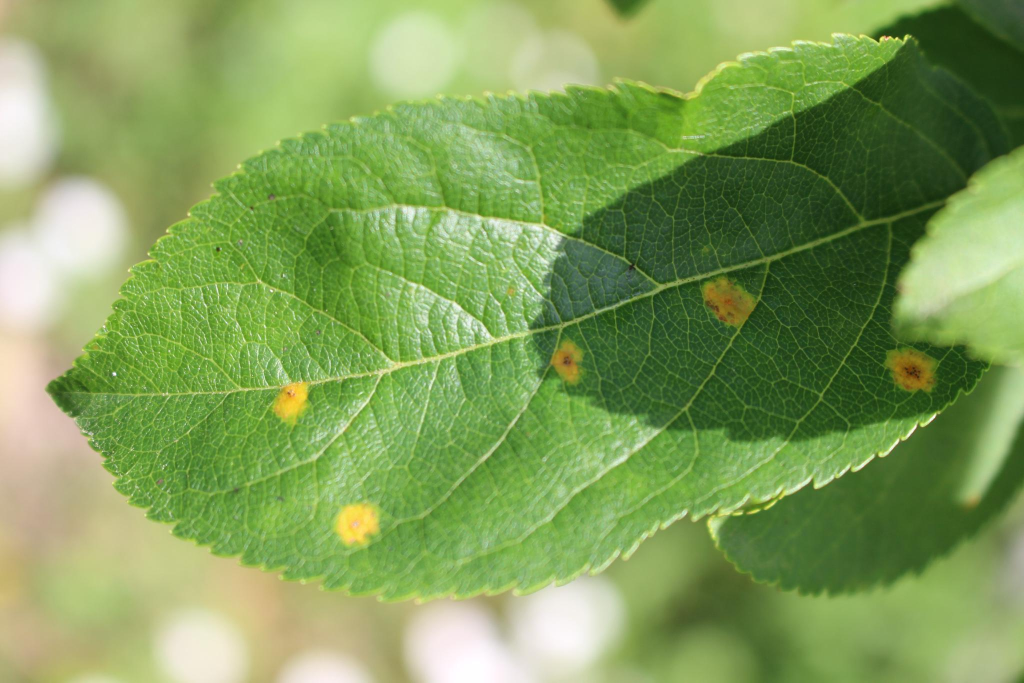
#> input picture Introducao a Visao Computacional/9. Segmentacao de Objetos/imagemTeste.jpg, 2048 x 1365 px (shown at 1/2 size)
$ python binarizacao_otsu.py
#> lines starting #> are read from the running program, lines starting #| are printed output that depends on the picture; after the words box and inside, x2 and y2 are one past the last pixel; in counts of white or black regions, pixels touching at a corner belong together
import	cv2
import	numpy	as	np

imgOriginal	=  cv2.imread("imagemTeste.jpg", 0)
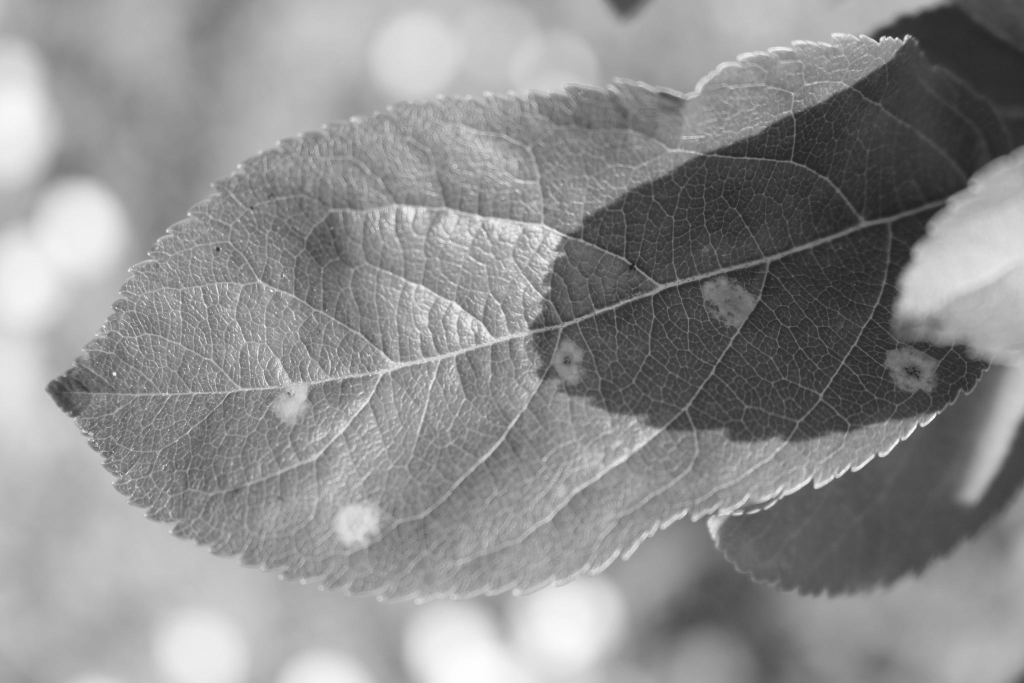
#> imgOriginal: shape (1365, 2048) (shown at 1/2 size); min 29, max 255, mean 142

imgEscalada	=	cv2.resize(
        imgOriginal,
        None,
        fx	= 0.5,
        fy	= 0.5,
        interpolation	=	cv2.INTER_CUBIC
    )
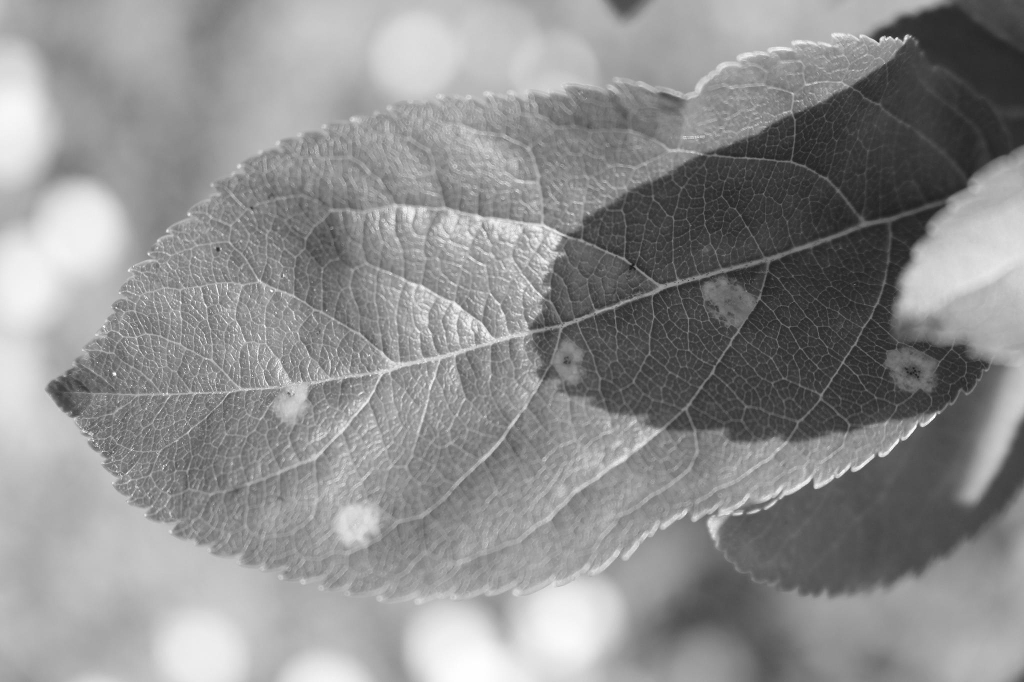
#> imgEscalada: shape (682, 1024); min 27, max 255, mean 142
#objeto de interesse destacado em branco + algoritmo de otsu
tipo	=	cv2.THRESH_BINARY_INV	+	cv2.THRESH_OTSU

limiar,	imgBinarizada	=	cv2.threshold(
                                imgEscalada,
                                0,
                                255,
                                tipo)
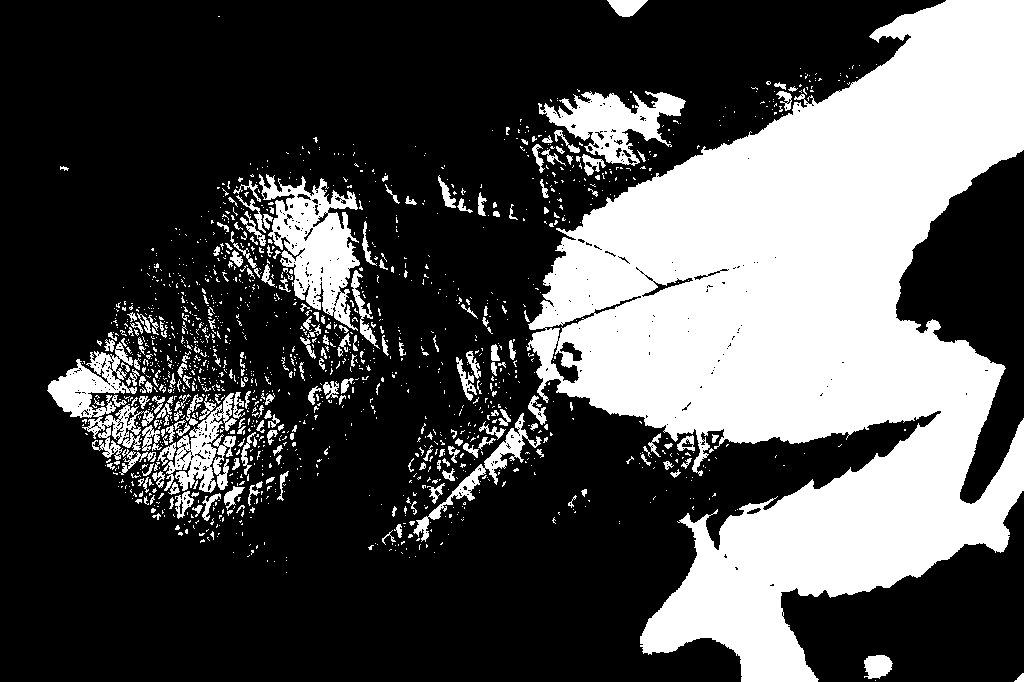
#> imgBinarizada: shape (682, 1024); 31.1% white; 1500 white regions (1265 under 20 px), largest, box (x1, y1, x2, y2) and area: (526, 0, 1024, 682) 174678, (259, 174, 360, 331) 7511, (538, 91, 686, 166) 4916
#> limiar = 125

print(limiar)
#| 125.0
#valor limiar de 125.0

cv2.imshow("Imagem	Original",	imgEscalada)
cv2.imshow("Imagem	Tratada",	imgBinarizada)
cv2.waitKey(0)
cv2.destroyAllWindows()
